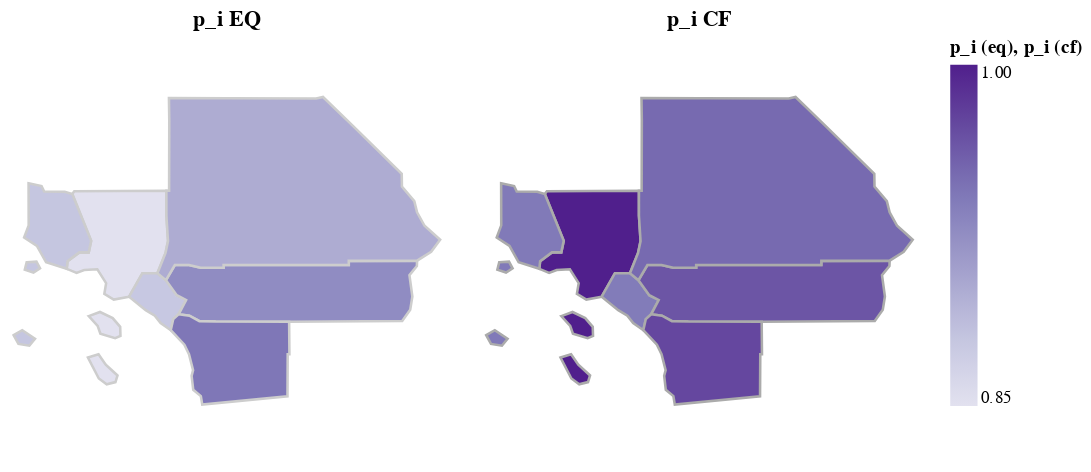

Notebook code cell kept with this figure:
### Code cell
alt.hconcat(map_p_i_eq, map_p_i_cf)

### Figure 1 — Vega-Lite specification as saved in the notebook (floating-point values rounded to 4 significant figures)
{"config": {"view": {"continuousWidth": 300, "continuousHeight": 300}}, "hconcat": [{"data": {"values": [{"type": "Feature", "geometry": {"type": "MultiPolygon", "coordinates": [[[[-118.1, 33.69], [-118.3, 33.66], [-118.5, 33.73], [-118.4, 33.84], [-118.6, 33.99], [-118.7, 33.98], [-118.8, 33.95], [-119.0, 33.99], [-118.9, 34.07], [-118.8, 34.17], [-118.7, 34.17], [-118.6, 34.29], [-118.9, 34.79], [-118.9, 34.82], [-117.7, 34.82], [-117.7, 34.56], [-117.6, 34.29], [-117.7, 34.16], [-117.8, 33.95], [-118.0, 33.95], [-118.1, 33.69]]], [[[-118.7, 33.49], [-118.5, 33.53], [-118.4, 33.46], [-118.3, 33.37], [-118.3, 33.27], [-118.3, 33.25], [-118.5, 33.3], [-118.6, 33.38], [-118.7, 33.49]]], [[[-118.7, 33.04], [-118.5, 33.07], [-118.4, 32.96], [-118.3, 32.85], [-118.3, 32.77], [-118.4, 32.75], [-118.5, 32.81], [-118.7, 33.04]]]]}, "properties": {"county_i_name": "Los Angeles", "county_i": 0, "H_i_2024_data": 3696.0, "H_i_2025_data": 3727.0, "N_i_2024_data": 3305.0, "N_i_2025_data": 3314.0, "L_i_data": 4742.0, "F_i_nofire": 0, "F_i_fire1": 0.01, "p_i_eq": 0.8522, "A_i_eq": 1.089, "p_i_cf": 0.9954, "diff_p_i": 0.1432, "L_i_eq": 4742.0, "FID": 1993}}, {"type": "Feature", "geometry": {"type": "Polygon", "coordinates": [[[-117.8, 33.95], [-117.7, 33.87], [-117.5, 33.71], [-117.4, 33.66], [-117.5, 33.51], [-117.6, 33.45], [-117.6, 33.33], [-117.7, 33.41], [-117.8, 33.49], [-117.9, 33.55], [-118.1, 33.69], [-118.0, 33.95], [-117.8, 33.95]]]}, "properties": {"county_i_name": "Orange", "county_i": 1, "H_i_2024_data": 1158.0, "H_i_2025_data": 1164.0, "N_i_2024_data": 1057.0, "N_i_2025_data": 1058.0, "L_i_data": 1548.0, "F_i_nofire": 0, "F_i_fire1": 0.0, "p_i_eq": 0.8779, "A_i_eq": 0.02765, "p_i_cf": 0.9382, "diff_p_i": 0.0603, "L_i_eq": 1548.0, "FID": 362}}, {"type": "Feature", "geometry": {"type": "Polygon", "coordinates": [[[-116.1, 33.43], [-117.0, 33.43], [-117.2, 33.43], [-117.4, 33.49], [-117.5, 33.51], [-117.4, 33.66], [-117.5, 33.71], [-117.7, 33.87], [-117.6, 34.03], [-117.4, 34.03], [-117.2, 34.0], [-116.9, 34.0], [-116.9, 34.03], [-116.3, 34.03], [-115.3, 34.03], [-115.3, 34.08], [-114.4, 34.08], [-114.4, 34.02], [-114.5, 33.93], [-114.5, 33.7], [-114.5, 33.55], [-114.6, 33.43], [-115.6, 33.43], [-116.1, 33.43]]]}, "properties": {"county_i_name": "Riverside", "county_i": 2, "H_i_2024_data": 882.4, "H_i_2025_data": 893.3, "N_i_2024_data": 835.9, "N_i_2025_data": 837.5, "L_i_data": 1016.0, "F_i_nofire": 0, "F_i_fire1": 0.0, "p_i_eq": 0.9256, "A_i_eq": 0.3969, "p_i_cf": 0.9628, "diff_p_i": 0.03721, "L_i_eq": 1016.0, "FID": 2943}}, {"type": "Feature", "geometry": {"type": "Polygon", "coordinates": [[[-117.7, 33.87], [-117.8, 33.95], [-117.7, 34.16], [-117.6, 34.29], [-117.7, 34.56], [-117.7, 34.82], [-117.6, 34.82], [-117.6, 35.56], [-117.6, 35.8], [-116.9, 35.8], [-115.7, 35.79], [-115.6, 35.81], [-115.3, 35.5], [-114.6, 35.0], [-114.6, 34.87], [-114.5, 34.71], [-114.4, 34.59], [-114.3, 34.45], [-114.1, 34.3], [-114.3, 34.17], [-114.4, 34.08], [-115.3, 34.08], [-115.3, 34.03], [-116.3, 34.03], [-116.9, 34.03], [-116.9, 34.0], [-117.2, 34.0], [-117.4, 34.03], [-117.6, 34.03], [-117.7, 33.87]]]}, "properties": {"county_i_name": "San Bernardino", "county_i": 3, "H_i_2024_data": 751.6, "H_i_2025_data": 758.1, "N_i_2024_data": 698.5, "N_i_2025_data": 700.8, "L_i_data": 909.4, "F_i_nofire": 0, "F_i_fire1": 0.0, "p_i_eq": 0.9006, "A_i_eq": 0.1551, "p_i_cf": 0.95, "diff_p_i": 0.0494, "L_i_eq": 909.4, "FID": 817}}, {"type": "Feature", "geometry": {"type": "Polygon", "coordinates": [[[-117.6, 33.33], [-117.6, 33.45], [-117.5, 33.51], [-117.4, 33.49], [-117.2, 33.43], [-117.0, 33.43], [-116.1, 33.43], [-116.1, 33.07], [-116.1, 33.07], [-116.1, 32.62], [-117.2, 32.53], [-117.2, 32.62], [-117.3, 32.69], [-117.3, 32.84], [-117.3, 32.9], [-117.4, 33.08], [-117.4, 33.18], [-117.6, 33.33]]]}, "properties": {"county_i_name": "San Diego", "county_i": 4, "H_i_2024_data": 1267.0, "H_i_2025_data": 1281.0, "N_i_2024_data": 1214.0, "N_i_2025_data": 1220.0, "L_i_data": 1615.0, "F_i_nofire": 0, "F_i_fire1": 0.0, "p_i_eq": 0.9413, "A_i_eq": 0.3547, "p_i_cf": 0.9708, "diff_p_i": 0.02948, "L_i_eq": 1615.0, "FID": 1896}}, {"type": "Feature", "geometry": {"type": "MultiPolygon", "coordinates": [[[[-119.4, 34.9], [-119.3, 34.87], [-119.2, 34.81], [-119.0, 34.81], [-118.9, 34.79], [-118.6, 34.29], [-118.7, 34.17], [-118.8, 34.17], [-118.9, 34.07], [-119.0, 33.99], [-119.2, 34.06], [-119.3, 34.24], [-119.5, 34.33], [-119.4, 34.46], [-119.4, 34.9]]], [[[-119.5, 34.06], [-119.3, 34.07], [-119.3, 34.0], [-119.4, 33.95], [-119.5, 33.98], [-119.5, 34.06]]], [[[-119.6, 33.28], [-119.5, 33.33], [-119.4, 33.24], [-119.4, 33.17], [-119.6, 33.19], [-119.6, 33.28]]]]}, "properties": {"county_i_name": "Ventura", "county_i": 5, "H_i_2024_data": 297.9, "H_i_2025_data": 300.7, "N_i_2024_data": 272.4, "N_i_2025_data": 272.7, "L_i_data": 389.5, "F_i_nofire": 0, "F_i_fire1": 0.0, "p_i_eq": 0.88, "A_i_eq": -2.024, "p_i_cf": 0.9393, "diff_p_i": 0.05927, "L_i_eq": 389.5, "FID": 963}}]}, "mark": {"type": "geoshape", "stroke": "#cdcdcd", "strokeWidth": 1.5}, "encoding": {"color": {"field": "properties.p_i_eq", "scale": {"scheme": "purples"}, "title": "p_i (eq)", "type": "quantitative"}}, "height": 250, "projection": {"type": "mercator"}, "title": "p_i EQ", "width": 250}, {"data": {"values": [{"type": "Feature", "geometry": {"type": "MultiPolygon", "coordinates": [[[[-118.1, 33.69], [-118.3, 33.66], [-118.5, 33.73], [-118.4, 33.84], [-118.6, 33.99], [-118.7, 33.98], [-118.8, 33.95], [-119.0, 33.99], [-118.9, 34.07], [-118.8, 34.17], [-118.7, 34.17], [-118.6, 34.29], [-118.9, 34.79], [-118.9, 34.82], [-117.7, 34.82], [-117.7, 34.56], [-117.6, 34.29], [-117.7, 34.16], [-117.8, 33.95], [-118.0, 33.95], [-118.1, 33.69]]], [[[-118.7, 33.49], [-118.5, 33.53], [-118.4, 33.46], [-118.3, 33.37], [-118.3, 33.27], [-118.3, 33.25], [-118.5, 33.3], [-118.6, 33.38], [-118.7, 33.49]]], [[[-118.7, 33.04], [-118.5, 33.07], [-118.4, 32.96], [-118.3, 32.85], [-118.3, 32.77], [-118.4, 32.75], [-118.5, 32.81], [-118.7, 33.04]]]]}, "properties": {"county_i_name": "Los Angeles", "county_i": 0, "H_i_2024_data": 3696.0, "H_i_2025_data": 3727.0, "N_i_2024_data": 3305.0, "N_i_2025_data": 3314.0, "L_i_data": 4742.0, "F_i_nofire": 0, "F_i_fire1": 0.01, "p_i_eq": 0.8522, "A_i_eq": 1.089, "p_i_cf": 0.9954, "diff_p_i": 0.1432, "L_i_eq": 4742.0, "FID": 1993}}, {"type": "Feature", "geometry": {"type": "Polygon", "coordinates": [[[-117.8, 33.95], [-117.7, 33.87], [-117.5, 33.71], [-117.4, 33.66], [-117.5, 33.51], [-117.6, 33.45], [-117.6, 33.33], [-117.7, 33.41], [-117.8, 33.49], [-117.9, 33.55], [-118.1, 33.69], [-118.0, 33.95], [-117.8, 33.95]]]}, "properties": {"county_i_name": "Orange", "county_i": 1, "H_i_2024_data": 1158.0, "H_i_2025_data": 1164.0, "N_i_2024_data": 1057.0, "N_i_2025_data": 1058.0, "L_i_data": 1548.0, "F_i_nofire": 0, "F_i_fire1": 0.0, "p_i_eq": 0.8779, "A_i_eq": 0.02765, "p_i_cf": 0.9382, "diff_p_i": 0.0603, "L_i_eq": 1548.0, "FID": 362}}, {"type": "Feature", "geometry": {"type": "Polygon", "coordinates": [[[-116.1, 33.43], [-117.0, 33.43], [-117.2, 33.43], [-117.4, 33.49], [-117.5, 33.51], [-117.4, 33.66], [-117.5, 33.71], [-117.7, 33.87], [-117.6, 34.03], [-117.4, 34.03], [-117.2, 34.0], [-116.9, 34.0], [-116.9, 34.03], [-116.3, 34.03], [-115.3, 34.03], [-115.3, 34.08], [-114.4, 34.08], [-114.4, 34.02], [-114.5, 33.93], [-114.5, 33.7], [-114.5, 33.55], [-114.6, 33.43], [-115.6, 33.43], [-116.1, 33.43]]]}, "properties": {"county_i_name": "Riverside", "county_i": 2, "H_i_2024_data": 882.4, "H_i_2025_data": 893.3, "N_i_2024_data": 835.9, "N_i_2025_data": 837.5, "L_i_data": 1016.0, "F_i_nofire": 0, "F_i_fire1": 0.0, "p_i_eq": 0.9256, "A_i_eq": 0.3969, "p_i_cf": 0.9628, "diff_p_i": 0.03721, "L_i_eq": 1016.0, "FID": 2943}}, {"type": "Feature", "geometry": {"type": "Polygon", "coordinates": [[[-117.7, 33.87], [-117.8, 33.95], [-117.7, 34.16], [-117.6, 34.29], [-117.7, 34.56], [-117.7, 34.82], [-117.6, 34.82], [-117.6, 35.56], [-117.6, 35.8], [-116.9, 35.8], [-115.7, 35.79], [-115.6, 35.81], [-115.3, 35.5], [-114.6, 35.0], [-114.6, 34.87], [-114.5, 34.71], [-114.4, 34.59], [-114.3, 34.45], [-114.1, 34.3], [-114.3, 34.17], [-114.4, 34.08], [-115.3, 34.08], [-115.3, 34.03], [-116.3, 34.03], [-116.9, 34.03], [-116.9, 34.0], [-117.2, 34.0], [-117.4, 34.03], [-117.6, 34.03], [-117.7, 33.87]]]}, "properties": {"county_i_name": "San Bernardino", "county_i": 3, "H_i_2024_data": 751.6, "H_i_2025_data": 758.1, "N_i_2024_data": 698.5, "N_i_2025_data": 700.8, "L_i_data": 909.4, "F_i_nofire": 0, "F_i_fire1": 0.0, "p_i_eq": 0.9006, "A_i_eq": 0.1551, "p_i_cf": 0.95, "diff_p_i": 0.0494, "L_i_eq": 909.4, "FID": 817}}, {"type": "Feature", "geometry": {"type": "Polygon", "coordinates": [[[-117.6, 33.33], [-117.6, 33.45], [-117.5, 33.51], [-117.4, 33.49], [-117.2, 33.43], [-117.0, 33.43], [-116.1, 33.43], [-116.1, 33.07], [-116.1, 33.07], [-116.1, 32.62], [-117.2, 32.53], [-117.2, 32.62], [-117.3, 32.69], [-117.3, 32.84], [-117.3, 32.9], [-117.4, 33.08], [-117.4, 33.18], [-117.6, 33.33]]]}, "properties": {"county_i_name": "San Diego", "county_i": 4, "H_i_2024_data": 1267.0, "H_i_2025_data": 1281.0, "N_i_2024_data": 1214.0, "N_i_2025_data": 1220.0, "L_i_data": 1615.0, "F_i_nofire": 0, "F_i_fire1": 0.0, "p_i_eq": 0.9413, "A_i_eq": 0.3547, "p_i_cf": 0.9708, "diff_p_i": 0.02948, "L_i_eq": 1615.0, "FID": 1896}}, {"type": "Feature", "geometry": {"type": "MultiPolygon", "coordinates": [[[[-119.4, 34.9], [-119.3, 34.87], [-119.2, 34.81], [-119.0, 34.81], [-118.9, 34.79], [-118.6, 34.29], [-118.7, 34.17], [-118.8, 34.17], [-118.9, 34.07], [-119.0, 33.99], [-119.2, 34.06], [-119.3, 34.24], [-119.5, 34.33], [-119.4, 34.46], [-119.4, 34.9]]], [[[-119.5, 34.06], [-119.3, 34.07], [-119.3, 34.0], [-119.4, 33.95], [-119.5, 33.98], [-119.5, 34.06]]], [[[-119.6, 33.28], [-119.5, 33.33], [-119.4, 33.24], [-119.4, 33.17], [-119.6, 33.19], [-119.6, 33.28]]]]}, "properties": {"county_i_name": "Ventura", "county_i": 5, "H_i_2024_data": 297.9, "H_i_2025_data": 300.7, "N_i_2024_data": 272.4, "N_i_2025_data": 272.7, "L_i_data": 389.5, "F_i_nofire": 0, "F_i_fire1": 0.0, "p_i_eq": 0.88, "A_i_eq": -2.024, "p_i_cf": 0.9393, "diff_p_i": 0.05927, "L_i_eq": 389.5, "FID": 963}}]}, "mark": {"type": "geoshape", "stroke": "#ababab", "strokeWidth": 1.5}, "encoding": {"color": {"field": "properties.p_i_cf", "scale": {"scheme": "purples"}, "title": "p_i (cf)", "type": "quantitative"}}, "height": 250, "projection": {"type": "mercator"}, "title": "p_i CF", "width": 250}], "$schema": "https://vega.github.io/schema/vega-lite/v5.20.1.json"}
